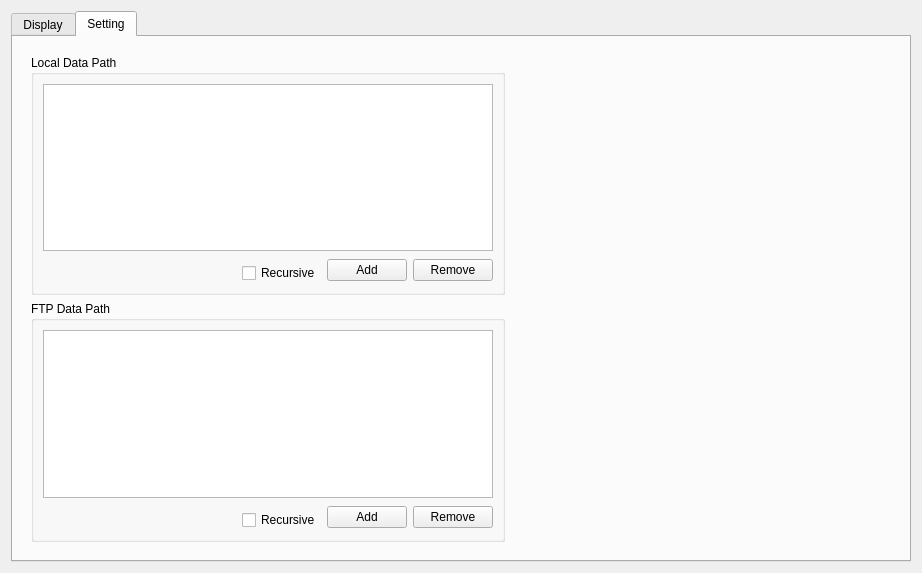
<?xml version="1.0" encoding="UTF-8"?>
<ui version="4.0">
 <class>Form</class>
 <widget class="QWidget" name="Form">
  <property name="geometry">
   <rect>
    <x>0</x>
    <y>0</y>
    <width>922</width>
    <height>573</height>
   </rect>
  </property>
  <property name="windowTitle">
   <string>Camiryo V2</string>
  </property>
  <layout class="QGridLayout" name="gridLayout">
   <item row="0" column="0">
    <widget class="QTabWidget" name="tabWidget">
     <property name="currentIndex">
      <number>1</number>
     </property>
     <widget class="QWidget" name="tab">
      <attribute name="title">
       <string>Display</string>
      </attribute>
     </widget>
     <widget class="QWidget" name="tab_2">
      <attribute name="title">
       <string>Setting</string>
      </attribute>
      <layout class="QGridLayout" name="gridLayout_5">
       <item row="0" column="0">
        <widget class="QWidget" name="widget" native="true">
         <layout class="QGridLayout" name="gridLayout_4">
          <item row="0" column="0">
           <widget class="QGroupBox" name="groupBox">
            <property name="enabled">
             <bool>true</bool>
            </property>
            <property name="title">
             <string>Local Data Path</string>
            </property>
            <property name="checkable">
             <bool>false</bool>
            </property>
            <layout class="QGridLayout" name="gridLayout_2">
             <item row="1" column="0" rowspan="2">
              <spacer name="horizontalSpacer">
               <property name="orientation">
                <enum>Qt::Horizontal</enum>
               </property>
               <property name="sizeHint" stdset="0">
                <size>
                 <width>200</width>
                 <height>20</height>
                </size>
               </property>
              </spacer>
             </item>
             <item row="1" column="2" rowspan="2">
              <widget class="QPushButton" name="pushButton">
               <property name="text">
                <string>Add</string>
               </property>
              </widget>
             </item>
             <item row="1" column="3" rowspan="2">
              <widget class="QPushButton" name="pushButton_2">
               <property name="text">
                <string>Remove</string>
               </property>
              </widget>
             </item>
             <item row="2" column="1">
              <widget class="QCheckBox" name="checkBox">
               <property name="text">
                <string>Recursive</string>
               </property>
              </widget>
             </item>
             <item row="0" column="0" colspan="4">
              <widget class="QListWidget" name="listWidget">
               <property name="selectionMode">
                <enum>QAbstractItemView::ExtendedSelection</enum>
               </property>
              </widget>
             </item>
            </layout>
           </widget>
          </item>
          <item row="1" column="0">
           <widget class="QGroupBox" name="groupBox_2">
            <property name="title">
             <string>FTP Data Path</string>
            </property>
            <layout class="QGridLayout" name="gridLayout_3">
             <item row="0" column="0" colspan="4">
              <widget class="QListWidget" name="listWidget_2">
               <property name="selectionMode">
                <enum>QAbstractItemView::ExtendedSelection</enum>
               </property>
              </widget>
             </item>
             <item row="1" column="0" rowspan="2">
              <spacer name="horizontalSpacer_2">
               <property name="orientation">
                <enum>Qt::Horizontal</enum>
               </property>
               <property name="sizeHint" stdset="0">
                <size>
                 <width>200</width>
                 <height>20</height>
                </size>
               </property>
              </spacer>
             </item>
             <item row="1" column="2" rowspan="2">
              <widget class="QPushButton" name="pushButton_4">
               <property name="text">
                <string>Add</string>
               </property>
              </widget>
             </item>
             <item row="1" column="3" rowspan="2">
              <widget class="QPushButton" name="pushButton_3">
               <property name="text">
                <string>Remove</string>
               </property>
              </widget>
             </item>
             <item row="2" column="1">
              <widget class="QCheckBox" name="checkBox_2">
               <property name="text">
                <string>Recursive</string>
               </property>
              </widget>
             </item>
            </layout>
           </widget>
          </item>
         </layout>
        </widget>
       </item>
       <item row="0" column="1">
        <spacer name="horizontalSpacer_3">
         <property name="orientation">
          <enum>Qt::Horizontal</enum>
         </property>
         <property name="sizeHint" stdset="0">
          <size>
           <width>392</width>
           <height>20</height>
          </size>
         </property>
        </spacer>
       </item>
      </layout>
     </widget>
    </widget>
   </item>
  </layout>
 </widget>
 <resources/>
 <connections/>
</ui>
